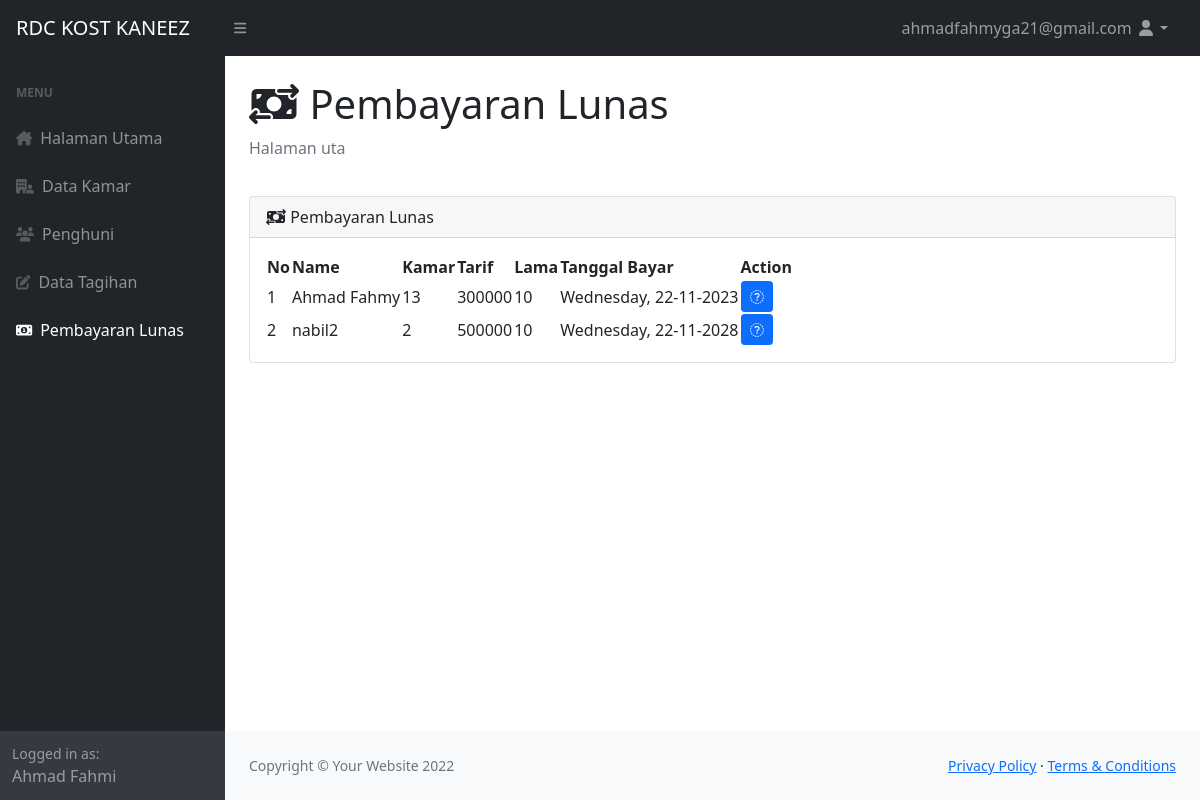
Screenshot of /admin/lunas.php (signed in) with the database file from the repository.
### tables this page shows
CREATE TABLE `pembayaran` (
  `idpembayaran` int NOT NULL,
  `nama` varchar(60) NOT NULL,
  `telepon` varchar(19) NOT NULL,
  `masuk` date NOT NULL,
  `idkamar` int NOT NULL,
  `lama` int NOT NULL,
  `idstatus` int NOT NULL,
  `bayar` date DEFAULT NULL
);

CREATE TABLE `kamar` (
  `idkamar` int NOT NULL,
  `nokamar` int NOT NULL,
  `deskripsi` text NOT NULL,
  `tarif` int NOT NULL,
  `passwordwifi` varchar(15) NOT NULL,
  `idstatus` int NOT NULL DEFAULT '2'
);

### admin/lunas.php (the view, shortened to what this page needs)
<?php
include "../functions.php";
$result = mysqli_query($conn, "SELECT * FROM pembayaran p Join kamar k ON k.idkamar=p.idkamar WHERE p.idstatus = 3");
?>
<?php include "../assets/head.php" ?>
<body class="sb-nav-fixed">
    <nav class="sb-topnav navbar navbar-expand navbar-dark bg-dark">
        <a class="navbar-brand ps-3" href="index.html">RDC KOST KANEEZ</a>
        <button class="btn btn-link btn-sm order-1 order-lg-0 me-4 me-lg-0" id="sidebarToggle" href="#!"><i class="fas fa-bars"></i></button>
        <ul class="navbar-nav ms-auto ms-md-0 me-3 me-lg-4">
            <li class="nav-item dropdown">
                <a class="nav-link dropdown-toggle" id="navbarDropdown" href="#" role="button" data-bs-toggle="dropdown" aria-expanded="false"><?= $_SESSION['email']; ?> <i class="fas fa-user fa-fw"></i></a>
            </li>
        </ul>
    </nav>
    <div id="layoutSidenav">
        <div id="layoutSidenav_nav">
            <nav class="sb-sidenav accordion sb-sidenav-dark" id="sidenavAccordion">
                <div class="sb-sidenav-menu">
                    <div class="nav">
                        <div class="sb-sidenav-menu-heading">Menu</div>
                        <a class="nav-link" href="index.php">
                            <div class="sb-nav-link-icon"><i class="fa-solid fa-house-chimney"></i></div>
                            Halaman Utama
                        </a>
                        <a class="nav-link" href="kamar.php">
                            <div class="sb-nav-link-icon"><i class="fa-solid fa-building-user"></i></div>
                            Data Kamar
                        </a>
                        <a class="nav-link" href="penghuni.php">
                            <div class="sb-nav-link-icon"><i class="fa-solid fa-users"></i></div>
                            Penghuni
                        </a>
                        <a class="nav-link" href="tagihan.php">
                            <div class="sb-nav-link-icon"><i class="fa-solid fa-pen-to-square"></i></div>
                            Data Tagihan
                        </a>
                        <a class="nav-link active" href="lunas.php">
                            <div class="sb-nav-link-icon"><i class="fa-solid fa-money-bill-1"></i></div>
                            Pembayaran Lunas
                        </a>
                        <div class="sb-sidenav-menu-heading"></div>
                    </div>
                </div>
                <?php include 'account.php'; ?>
            </nav>
        </div>
        <div id="layoutSidenav_content">
            <main>
                <div class="container-fluid px-4">
                    <h1 class="mt-4"><i class="fa-solid fa-money-bill-transfer"></i> Pembayaran Lunas</h1>
                    <ol class="breadcrumb mb-1">
                        <li class="breadcrumb-item active"> Halaman uta</li>
                    </ol>
                    <div class="row">
                        <div class="col-xl-3">
                            <div class=" ">
                                <div class="card-body">
                                </div>
                            </div>
                        </div>
                    </div>
                    <div class="card mb-4">
                        <div class="card-header">
                            <i class="fa-solid fa-money-bill-transfer"></i>
                            Pembayaran Lunas
                        </div>
                        <div class="card-body">
                            <table id="datatablesSimple">
                                <thead>
                                    <tr>
                                        <th>No</th>
                                        <th>Name</th>
                                        <th>Kamar</th>
                                        <th>Tarif</th>
                                        <th>Lama</th>
                                        <th>Tanggal Bayar</th>
                                        <th>Action</th>
                                    </tr>
                                </thead>
                                <tbody>
                                    <?php $i = 1; ?>
                                    <?php while ($row = mysqli_fetch_assoc($result)) : ?>
                                        <tr>
                                            <td><?= $i; ?></td>
                                            <td><?= $row['nama']; ?></td>
                                            <td><?= $row['nokamar']; ?></td>
                                            <td><?= $row['tarif']; ?></td>
                                            <td><?= $row['lama']; ?></td>
                                            <td><?= date('l, d-m-Y', strtotime($row['bayar'])); ?></td>
                                            <td>
                                                <a class="btn btn-primary btn-sm justify-content-center" href="invoice_bayar.php?id=<?= $row['idpembayaran']; ?>" target="_blank"><i class="fa-sharp fa-solid fa-download"></i></a>
                                            </td>
                                        </tr>
                                        <?php $i++; ?>
                                    <?php endwhile; ?>
                                </tbody>
                            </table>
                        </div>
                    </div>
                </div>
            </main>
            <footer class="py-4 bg-light mt-auto">
                <div class="container-fluid px-4">
                    <div class="d-flex align-items-center justify-content-between small">
                        <div class="text-muted">Copyright &copy; Your Website 2022</div>
                        <div>
                            <a href="#">Privacy Policy</a>
                            &middot;
                            <a href="#">Terms &amp; Conditions</a>
                        </div>
                    </div>
                </div>
            </footer>
        </div>
    </div>
</body>
</html>

### rows the page displays
pembayaran: nama "Ahmad Fahmy", idkamar.nokamar "13", idkamar.tarif "300000", lama "10", bayar "Wednesday, 22-11-2023"
pembayaran: nama "nabil2", idkamar.nokamar "2", idkamar.tarif "500000", lama "10", bayar "Wednesday, 22-11-2028"

### other values shown
$_SESSION['email'] "ahmadfahmyga21@gmail.com"
$_SESSION['nama'] "Ahmad Fahmi"
